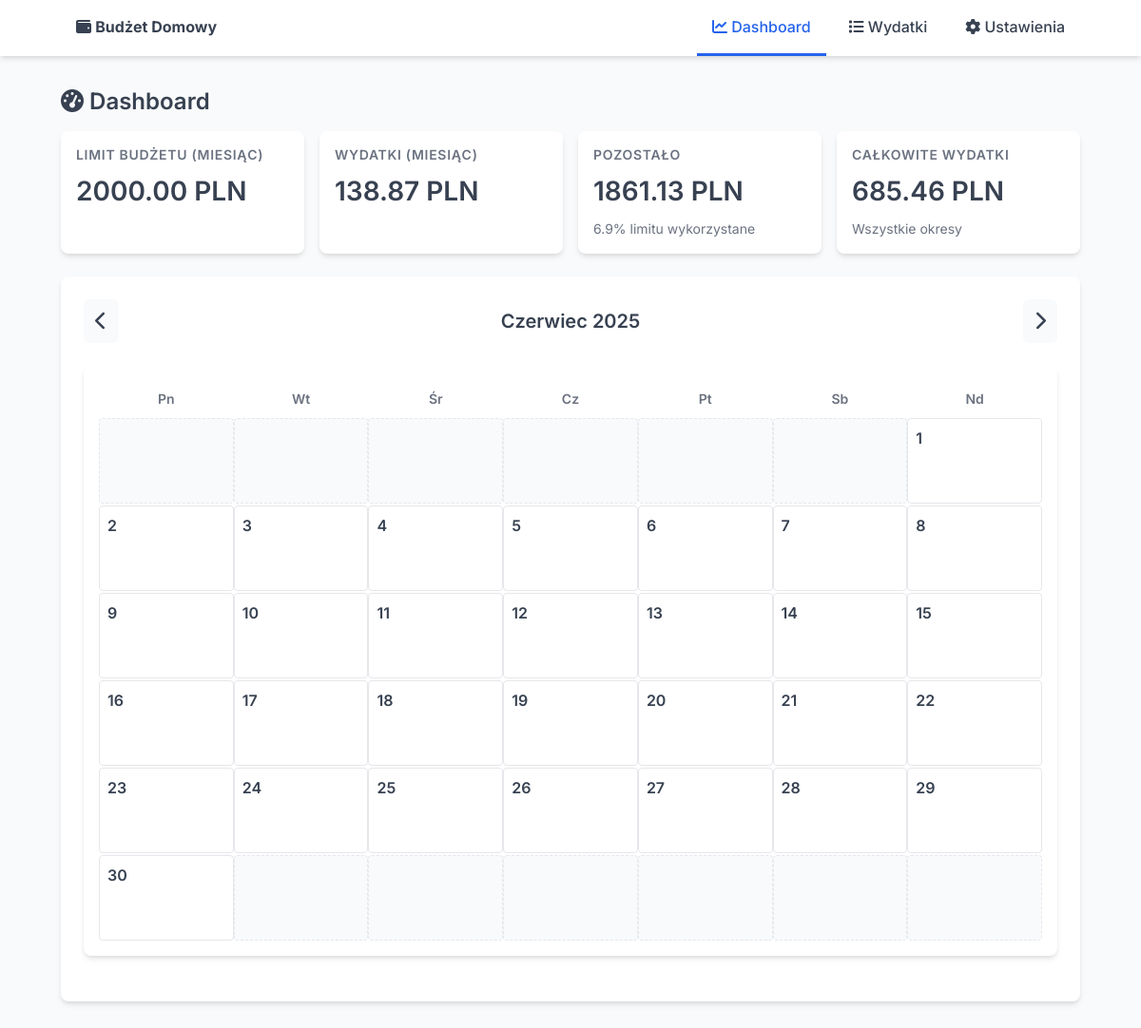
The app's page /2025/6/ with its own data.
### models.py (models this page shows, shortened)
class Settings(db.Model):
    __tablename__ = 'settings'
    id = db.Column(db.Integer, primary_key=True)
    budget_limit = db.Column(db.Float, nullable=False, default=2000.0)
    limit_period = db.Column(db.String(10), nullable=False, default='month')  # 'week', 'month', 'year'
    notified = db.Column(db.Boolean, nullable=False, default=False)

### app.py (the view)
@env_app.route('/')
@env_app.route('/<int:year>/<int:month>/')
def dashboard(year=None, month=None):
    settings = Settings.query.first()
    if not settings:
        settings = Settings(budget_limit=2000.0, limit_period='month', notified=False)
        db.session.add(settings)
        db.session.commit()
    period_expenses = get_period_expenses(settings.limit_period)
    total_expenses = db.session.query(db.func.coalesce(db.func.sum(Expense.amount), 0)).scalar()
    now = datetime.now()
    if year is None or month is None:
        year, month = now.year, now.month
    if month < 1:
        month = 12
        year -= 1
    elif month > 12:
        month = 1
        year += 1
    prev_month = month - 1
    prev_year = year
    if prev_month < 1:
        prev_month = 12
        prev_year -= 1
    next_month = month + 1
    next_year = year
    if next_month > 12:
        next_month = 1
        next_year += 1
    month_names = ['', 'Styczeń', 'Luty', 'Marzec', 'Kwiecień', 'Maj', 'Czerwiec',
                   'Lipiec', 'Sierpień', 'Wrzesień', 'Październik', 'Listopad', 'Grudzień']
    month_name = month_names[month]
    _, last_day = calendar.monthrange(year, month)
    first_weekday = calendar.monthrange(year, month)[0]  # 0 = poniedzialek w Python (xd)
    daily_expenses = defaultdict(float)
    month_start = datetime(year, month, 1)
    if month == 12:
        next_month_start = datetime(year + 1, 1, 1)
    else:
        next_month_start = datetime(year, month + 1, 1)
    expenses = Expense.query.filter(
        Expense.date >= month_start,
        Expense.date < next_month_start
    ).all()
    for expense in expenses:
        day = expense.date.day
        daily_expenses[day] += expense.amount
    period_names = {
        'week': 'tydzień',
        'month': 'miesiąc',
        'year': 'rok'
    }
    return render_template(
        'dashboard.html',
        current_limit=settings.budget_limit,
        period_expenses=period_expenses,
        total_expenses=total_expenses,
        period=period_names.get(settings.limit_period, settings.limit_period),
        year=year,
        month=month,
        month_name=month_name,
        last_day=last_day,
        first_weekday=first_weekday,
        daily_expenses=daily_expenses,
        prev_year=prev_year,
        prev_month=prev_month,
        next_year=next_year,
        next_month=next_month
    )

### app.py (called while the page is built)
@env_app.context_processor
def inject_current_year():
    return {'current_year': datetime.now().year}

### templates/dashboard.html (shortened to what this page needs)
{% extends 'base.html' %}
{% block content %}
<h2><i class="fas fa-tachometer-alt"></i> Dashboard</h2>
<div class="stats-grid">
    <div class="stat-card">
        <h4>Limit budżetu ({{ period }})</h4>
        <div class="value">{{ "%.2f"|format(current_limit) }} PLN</div>
    </div>
    <div class="stat-card">
        <h4>Wydatki ({{ period }})</h4>
        <div class="value">{{ "%.2f"|format(period_expenses) }} PLN</div>
    </div>
    <div class="stat-card">
        <h4>Pozostało</h4>
        <div class="value {% if current_limit - period_expenses >= 0 %}balance-positive{% else %}balance-negative{% endif %}">
            {{ "%.2f"|format(current_limit - period_expenses) }} PLN
        </div>
        <div class="secondary">
            {% if current_limit > 0 %}
            {{ "%.1f"|format((period_expenses / current_limit) * 100) }}% limitu wykorzystane
            {% endif %}
        </div>
    </div>
    <div class="stat-card">
        <h4>Całkowite wydatki</h4>
        <div class="value">{{ "%.2f"|format(total_expenses) }} PLN</div>
        <div class="secondary">Wszystkie okresy</div>
    </div>
</div>
<div class="card">
    <div class="calendar-header">
        <a href="{{ url_for('dashboard', year=prev_year, month=prev_month) }}" class="calendar-arrow"><i class="fas fa-chevron-left"></i></a>
        <h3>{{ month_name }} {{ year }}</h3>
        <a href="{{ url_for('dashboard', year=next_year, month=next_month) }}" class="calendar-arrow"><i class="fas fa-chevron-right"></i></a>
    </div>
    <div class="calendar">
        <div class="week">
            <div class="day-name">Pn</div>
            <div class="day-name">Wt</div>
            <div class="day-name">Śr</div>
            <div class="day-name">Cz</div>
            <div class="day-name">Pt</div>
            <div class="day-name">Sb</div>
            <div class="day-name">Nd</div>
        </div>
        {% for week in range(6) %}
            <div class="week">
                {% for weekday in range(7) %}
                    {% set day_num = week * 7 + weekday - first_weekday + 1 %}
                    {% if day_num < 1 or day_num > last_day %}
                        <div class="day empty"></div>
                    {% else %}
                        <div class="day {% if day_num == today_day and month == today_month and year == today_year %}today{% endif %}">
                            <div class="day-number">{{ day_num }}</div>
                        </div>
                    {% endif %}
                {% endfor %}
            </div>
        {% endfor %}
    </div>
</div>
{% endblock %}

### static/style.css (style rules this page uses)
:root { --primary: #2563eb; --primary-dark: #1d4ed8; --success: #10b981; --danger: #ef4444; --warning: #f59e0b; --text: #374151; --text-light: #6b7280; --bg: #f9fafb; --bg-card: #ffffff; --border: #e5e7eb; --border-focus: #93c5fd; --shadow: 0 4px 6px -1px rgba(0, 0, 0, 0.1), 0 2px 4px -1px rgba(0, 0, 0, 0.06); }
* { box-sizing: border-box; margin: 0; padding: 0; }
body { font-family: 'Inter', 'Segoe UI', -apple-system, BlinkMacSystemFont, sans-serif; line-height: 1.5; color: var(--text); background-color: var(--bg); padding-bottom: 40px; }
h1, h2, h3, h4 { margin-bottom: 16px; font-weight: 600; line-height: 1.3; }
h2 { font-size: 1.5rem; color: var(--text); }
h3 { font-size: 1.25rem; color: var(--text); }
a { color: var(--primary); text-decoration: none; transition: color 0.2s ease-in-out; }
.card { background: var(--bg-card); border-radius: 8px; padding: 24px; box-shadow: var(--shadow); margin-bottom: 24px; }
.stats-grid { display: grid; grid-template-columns: repeat(auto-fit, minmax(250px, 1fr)); gap: 16px; margin-bottom: 24px; }
.stat-card { background: var(--bg-card); border-radius: 8px; padding: 16px; box-shadow: var(--shadow); display: flex; flex-direction: column; }
.stat-card h4 { font-size: 0.875rem; color: var(--text-light); text-transform: uppercase; letter-spacing: 0.05em; margin-bottom: 8px; }
.stat-card .value { font-size: 1.75rem; font-weight: 600; color: var(--text); margin-bottom: 8px; }
.stat-card .secondary { font-size: 0.875rem; color: var(--text-light); }
.balance-positive { color: var(--success); }
.calendar { display: flex; flex-direction: column; max-width: 100%; margin: 24px 0; gap: 2px; background: var(--bg-card); padding: 16px; border-radius: 8px; box-shadow: var(--shadow); }
.calendar-header { display: flex; justify-content: space-between; align-items: center; margin-bottom: 16px; }
.calendar-header h3 { margin-bottom: 0; font-size: 1.25rem; text-align: center; flex-grow: 1; }
.calendar-arrow { text-decoration: none; font-size: 1.25rem; color: var(--text); padding: 8px 12px; border-radius: 6px; background: var(--bg); transition: all 0.2s ease; }
.week { display: flex; justify-content: space-between; }
.day-name { width: 14.28%; padding: 8px; text-align: center; font-weight: 600; color: var(--text-light); font-size: 0.875rem; }
.day { width: 14.28%; height: 90px; border: 1px solid var(--border); border-radius: 4px; padding: 8px; font-size: 0.875rem; background-color: var(--bg-card); overflow: hidden; transition: background-color 0.2s ease; }
.day .day-number { font-weight: 600; margin-bottom: 4px; font-size: 1rem; }
.day.empty { background-color: #f8fafc; border: 1px dashed var(--border); }

### records on screen
Settings: budget_limit "2000.00", current_limit-period_expenses "1861.13", (period_expenses/current_limit)*100 "6.9"

### other values on screen
{{ period }} "MIESIĄC"
{{ "%.2f"|format(period_expenses) }} "138.87"
{{ "%.2f"|format(total_expenses) }} "685.46"
{{ month_name }} "Czerwiec"
{{ year }} "2025"
{{ day_num }} "1" "2" "3" "4" "5" "6" "7" "8" "9" "10" "11" "12" "13" "14" "15" "16" "17" "18" "19" "20" "21" "22" "23" "24" "25" "26" "27" "28" "29" "30"
